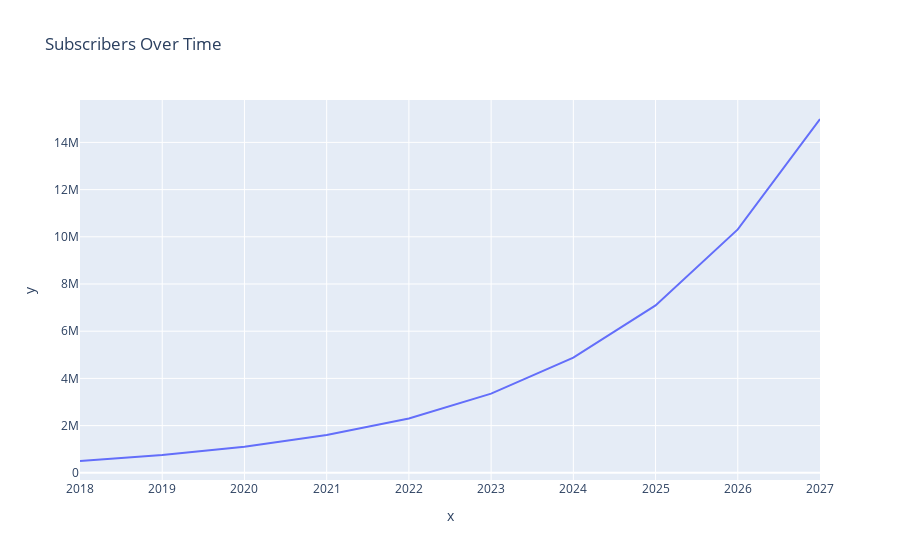
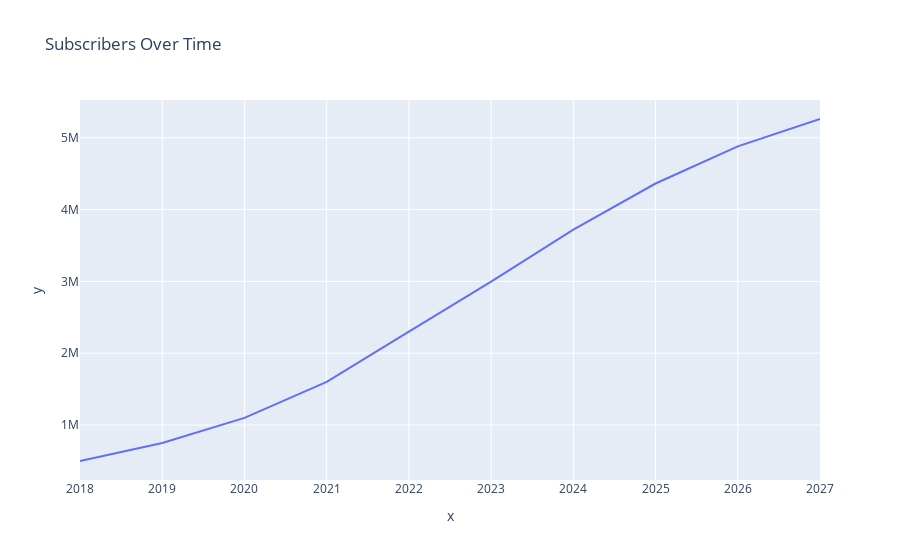

The notebook cell saved with these charts, in order:
### Code cell
%autoreload 2

from utils.python_helpers.fin_models import subscription_based
import numpy as np
import plotly.express as px
years = np.array([2018, 2019, 2020, 2021, 2022])
users = np.array([500000, 750000, 1100000, 1600000, 2300000])
future_years = np.arange(2023, 2028)

### Figure 1 — Plotly figure (JSON) as saved in the notebook; plotly's stock layout.template omitted (floating-point values rounded to 4 significant figures)
{"data": [{"hovertemplate": "x=%{x}<br>y=%{y}<extra></extra>", "legendgroup": "", "line": {"color": "#636efa", "dash": "solid"}, "marker": {"symbol": "circle"}, "mode": "lines", "name": "", "orientation": "v", "showlegend": false, "type": "scatter", "x": [2018, 2019, 2020, 2021, 2022, 2023, 2024, 2025, 2026, 2027], "xaxis": "x", "y": [500000, 750000, 1100000, 1600000, 2300000, 3356000.0, 4879000.0, 7093000.0, 10310000.0, 14990000.0], "yaxis": "y"}], "layout": {"legend": {"tracegroupgap": 0}, "title": {"text": "Subscribers Over Time"}, "xaxis": {"anchor": "y", "domain": [0, 1], "title": {"text": "x"}}, "yaxis": {"anchor": "x", "domain": [0, 1], "title": {"text": "y"}}}}

### Figure 2 — Plotly figure (JSON) as saved in the notebook; plotly's stock layout.template omitted (floating-point values rounded to 4 significant figures)
{"data": [{"hovertemplate": "x=%{x}<br>y=%{y}<extra></extra>", "legendgroup": "", "line": {"color": "#636efa", "dash": "solid"}, "marker": {"symbol": "circle"}, "mode": "lines", "name": "", "orientation": "v", "showlegend": false, "type": "scatter", "x": [2018, 2019, 2020, 2021, 2022, 2023, 2024, 2025, 2026, 2027], "xaxis": "x", "y": [500000, 750000, 1100000, 1600000, 2300000, 2997000.0, 3719000.0, 4362000.0, 4879000.0, 5260000.0], "yaxis": "y"}], "layout": {"legend": {"tracegroupgap": 0}, "title": {"text": "Subscribers Over Time"}, "xaxis": {"anchor": "y", "domain": [0, 1], "title": {"text": "x"}}, "yaxis": {"anchor": "x", "domain": [0, 1], "title": {"text": "y"}}}}
